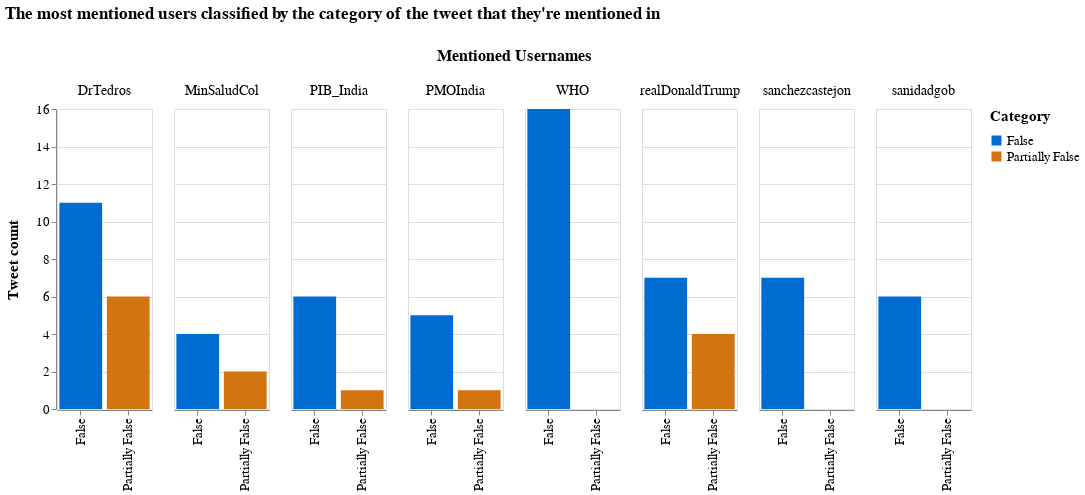

Notebook code cell kept with this figure:
### Markdown cell above
We visualize the most mentioned users classified by the category of the tweet that they're mentioned in, we have filtered in the range of a minum of 4 tweets to a maxium to 22 tweets total (which is the maxium number of mentions per users in the dataset). Every bar is colored basing on the amount of tweet written per each category (False, Partually False).

### Code cell
barsm = alt.Chart(df_mentions).transform_fold(
    ['False', 'Partially False'],
).mark_bar().encode(
    x=alt.X('key:N',title=None),
    y=alt.Y('value:Q',title="Tweet count"),
    color=alt.Color('key:N',scale=alt.Scale(range=['#006CD1','#D47411']),title="Category"),
    column=alt.Column('Mentioned Usernames:N'),
    tooltip=[
        alt.Tooltip('key:N', title='Tweet Type'),
        alt.Tooltip('Mentioned Usernames:N', title='Mentioned Username'),
        alt.Tooltip('value:Q', title='Tweet count')
    ]
).transform_filter(
    alt.FieldRangePredicate(field='count', range=[6, 22])
).properties(
    title="The most mentioned users classified by the category of the tweet that they're mentioned in",
    width=95
).configure_title(
    fontSize=17,
    offset=25
).configure_axis(
    labelFontSize=13,
    titleFontSize=15,
    titlePadding=15
).configure_legend(
    titleFontSize=15,
    labelFontSize=13,
    titlePadding=10
).configure_header(
    titleFontSize=16,
    labelFontSize=14
)

barsm

### Figure 1 — Vega-Lite specification as saved in the notebook (floating-point values rounded to 4 significant figures; data arrays with more than 128 entries replaced by an {"elided": "..."} marker saying what was removed)
{"config": {"view": {"continuousWidth": 400, "continuousHeight": 300}, "axis": {"labelFontSize": 13, "titleFontSize": 15, "titlePadding": 15}, "header": {"labelFontSize": 14, "titleFontSize": 16}, "legend": {"labelFontSize": 13, "titleFontSize": 15, "titlePadding": 10}, "title": {"fontSize": 17, "offset": 25}}, "data": {"name": "data-1d4b568cb4737ea765360589ce948a2e"}, "mark": "bar", "encoding": {"color": {"type": "nominal", "field": "key", "scale": {"range": ["#006CD1", "#D47411"]}, "title": "Category"}, "column": {"type": "nominal", "field": "Mentioned Usernames"}, "tooltip": [{"type": "nominal", "field": "key", "title": "Tweet Type"}, {"type": "nominal", "field": "Mentioned Usernames", "title": "Mentioned Username"}, {"type": "quantitative", "field": "value", "title": "Tweet count"}], "x": {"type": "nominal", "field": "key", "title": null}, "y": {"type": "quantitative", "field": "value", "title": "Tweet count"}}, "title": "The most mentioned users classified by the category of the tweet that they're mentioned in", "transform": [{"fold": ["False", "Partially False"]}, {"filter": {"field": "count", "range": [6, 22]}}], "width": 95, "$schema": "https://vega.github.io/schema/vega-lite/v4.8.1.json", "datasets": {"data-1d4b568cb4737ea765360589ce948a2e": {"elided": "624 records"}}}
